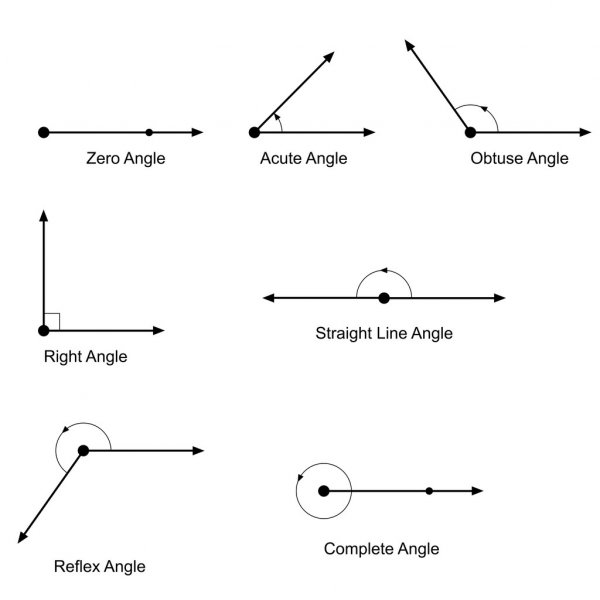
#> input picture angle-finder/1.jpg, 600 x 600 px
$ python main.py
#> lines starting #> are read from the running program, lines starting #| are printed output that depends on the picture
import cv2, math
import numpy as np

class FindAngle(object):
    def __init__(self, image_path):
#> called with image_path = '1.jpg'
        self.image_path = image_path
        self.image_ = cv2.imread(self.image_path)
#> self.image_ is the input picture: shape (600, 600, 3); min 0, max 255, mean 249.8
        self.image = cv2.resize(self.image_, (int(self.image_.shape[1]*.7), int(self.image_.shape[0]*.7)))
        self.blackImage = np.zeros_like(self.image)
        self.pointsList = []

    # [21 lines left out: functions mouseEvent, gradients, findAngle, not called in this run]
    def displayAngle(self):
        while True:
            allImages = np.hstack([self.image, self.blackImage])
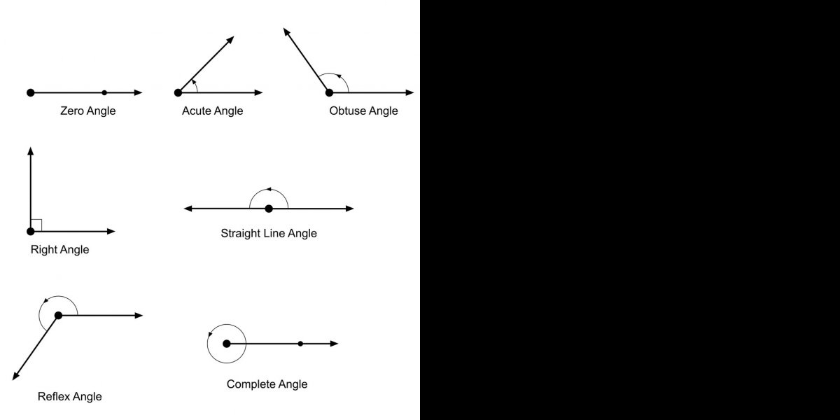
#> allImages: shape (420, 840, 3); min 0, max 255, mean 124.9
            cv2.imshow("Angles", allImages)
            cv2.setMouseCallback("Angles", self.mouseEvent)
            key = cv2.waitKey(1)
#> (key Esc is pressed here)
            # click c to empty the points, esc to close the window
            if key & 0xFF == ord('c'):
                self.pointsList.clear()
                self.image_ = cv2.imread(self.image_path)
            elif key & 0xFF == 27:
                cv2.destroyAllWindows()
                break
            if len(self.pointsList) % 3 == 0 and len(self.pointsList) != 0:
                self.blackImage = np.zeros_like(self.image)
                cv2.putText(self.blackImage, "{} deg".format(self.findAngle(self.pointsList)),
                            (self.image.shape[0] // 2 - 100, self.image.shape[1] // 2), cv2.FONT_HERSHEY_SIMPLEX, 1.5,
                            (255, 255, 255), 2)


angle = FindAngle("1.jpg")
if __name__ == '__main__':
    angle.displayAngle()

# [46 lines left out: function findAngleFunction, not called in this run]

$ run again, with angle-finder/bandicam 2021-04-14 12-26-30-705.jpg copied over angle-finder/1.jpg
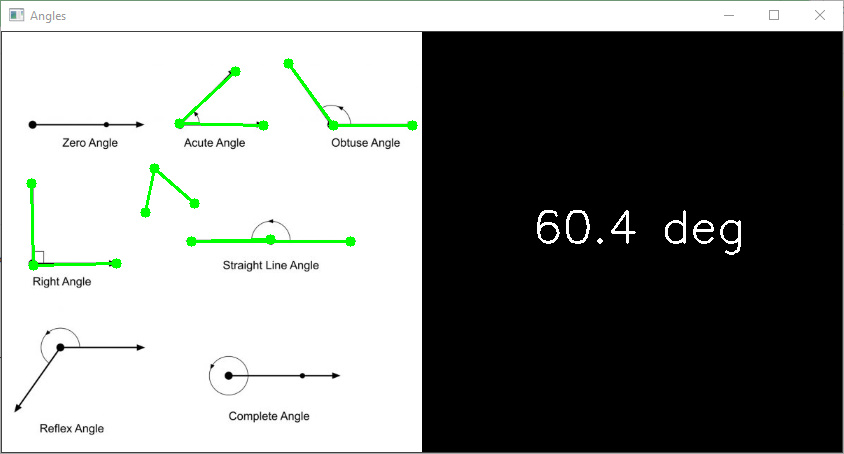
#> input picture angle-finder/bandicam 2021-04-14 12-26-30-705.jpg, 844 x 454 px
#> in __init__, self.image_ is the input picture: shape (454, 844, 3); mean B, G, R 132.7, 134.9, 132.7
#> in __init__, `self.image = cv2.resize(self.image_, (int(self.image_.shape[1]*.7), in..`:
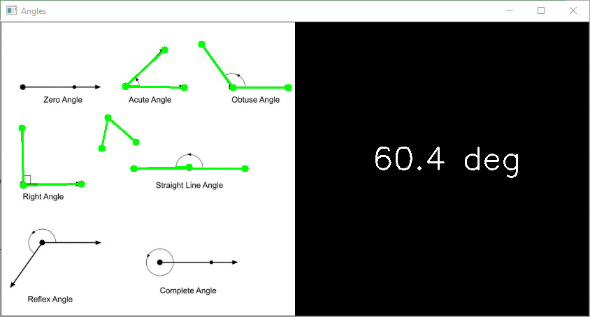
#> self.image: shape (317, 590, 3); mean B, G, R 132.8, 135, 132.8
#> in displayAngle, `allImages = np.hstack([self.image, self.blackImage])`:
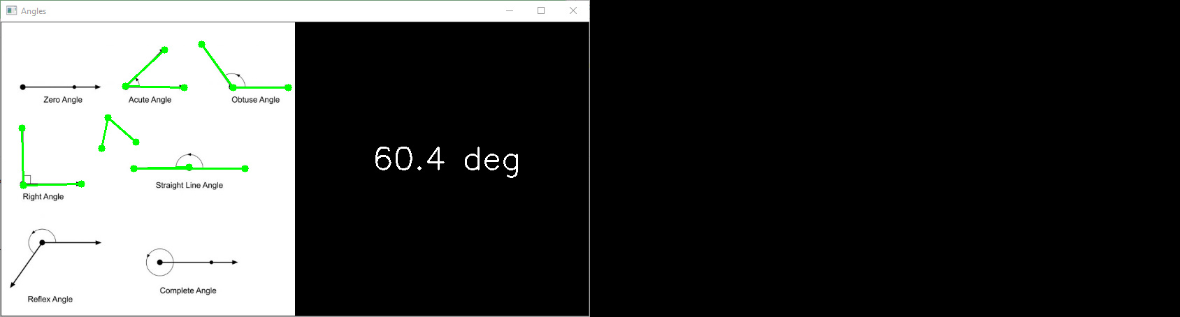
#> allImages: shape (317, 1180, 3); mean B, G, R 66.4, 67.5, 66.4

$ run again, with angle-finder/angle-between-two-lines.png saved as angle-finder/1.jpg
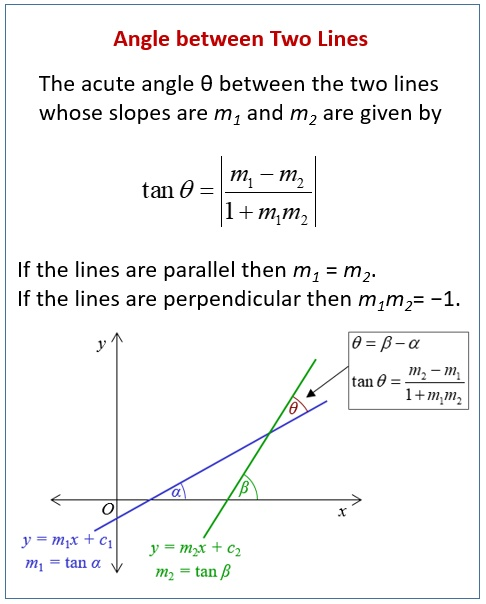
#> input picture angle-finder/angle-between-two-lines.png, 486 x 604 px
#> in __init__, self.image_ is the input picture: shape (604, 486, 3); mean B, G, R 244, 244, 244.1
#> in __init__, `self.image = cv2.resize(self.image_, (int(self.image_.shape[1]*.7), in..`:
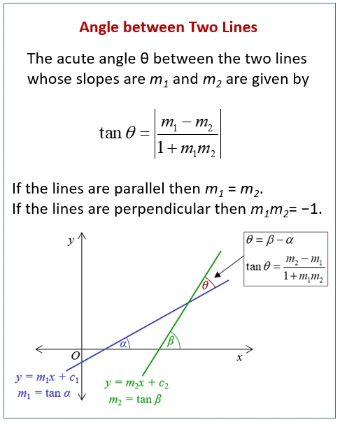
#> self.image: shape (422, 340, 3); mean B, G, R 243.9, 243.9, 244.1
#> in displayAngle, `allImages = np.hstack([self.image, self.blackImage])`:
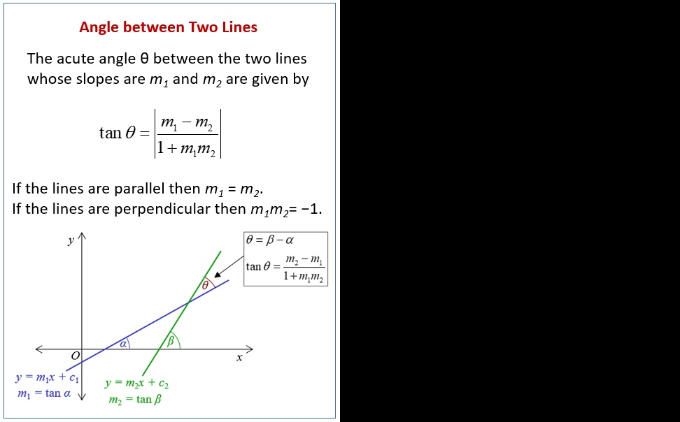
#> allImages: shape (422, 680, 3); mean B, G, R 122, 122, 122
